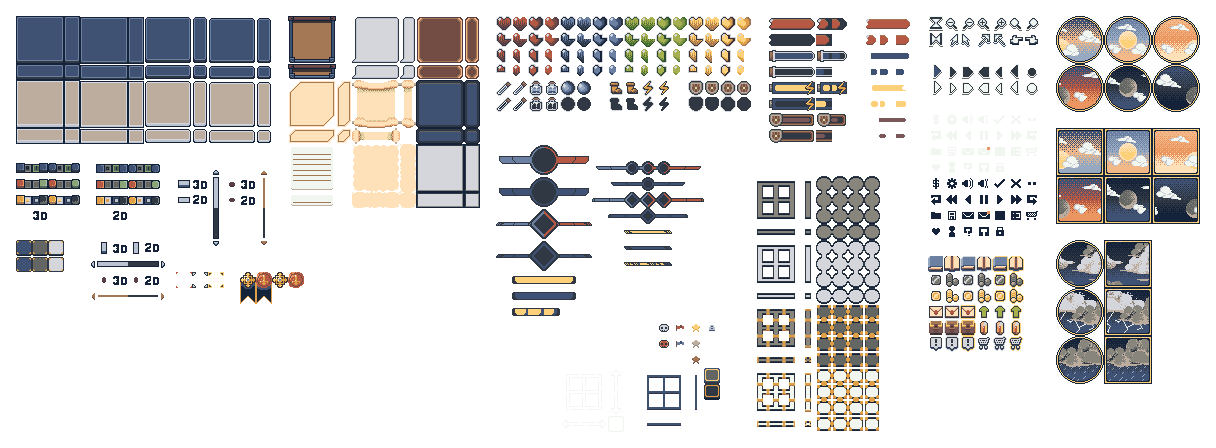
#> input picture assets/source/packs/dogobongocat_ui/UI.png, 1216 x 448 px, found by its file name
$ python prepare_pixel_ui.py
#> lines starting #> are read from the running program, lines starting #| are printed output that depends on the picture
"""M13 pixel UI: slice the Dogobongocat UI sheet (CC0, assets/source/packs/dogobongocat_ui/UI.png)
into the pieces in assets/game/ui/pixel/ that scripts/ui/ui_style.gd uses. Run from the repository root:
    python -I tools/prepare_pixel_ui.py
"""
import os
from PIL import Image

OUT = "assets/game/ui/pixel"
os.makedirs(OUT, exist_ok=True)
UI = Image.open("assets/source/packs/dogobongocat_ui/UI.png").convert("RGBA")
#> UI is the input picture: PIL image 1216x448 RGBA; mean R, G, B, A 40.8, 39.1, 38.3, 77.8
PIECES = {
    "panel_navy": (209, 18, 46, 45),
    "panel_navy_flat": (145, 17, 46, 46),
    "panel_paper": (209, 82, 46, 45),
    "plate_navy": (145, 65, 46, 14),
    "plate_paper": (145, 129, 46, 14),
    "slot": (16, 240, 16, 16),
    "slot_grey": (32, 240, 16, 16),
    "slot_light": (48, 240, 16, 16),
    "bar_red": (769, 18, 46, 12),
    "bar_red_empty": (769, 34, 46, 12),
    "bar_blue": (769, 50, 46, 12),
    "bar_blue_empty": (769, 66, 46, 12),
    "bar_thin_gold": (512, 276, 64, 8),
    "bar_thin_navy": (512, 292, 64, 8),
    "portrait_ring": (530, 145, 29, 30),
    "divider": (611, 177, 74, 14),
    "clock_dawn": (1056, 16, 48, 48),
    "clock_day": (1104, 16, 48, 48),
    "clock_dusk": (1152, 16, 48, 48),
    "clock_evening": (1056, 64, 48, 48),
    "clock_night": (1104, 64, 48, 48),
    "clock_midnight": (1152, 64, 48, 48),
}
for name, (x, y, w, h) in PIECES.items():
    UI.crop((x, y, x + w, y + h)).save(os.path.join(OUT, name + ".png"))
#> this loop made 22 passes
#> pass 1, `UI.crop((x, y, x + w, y + h)).save(os.path.join(OUT, name + ".png"))`:
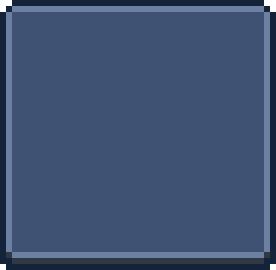
#> saved as panel_navy.png: PIL image 46x45 RGBA (shown 6 times larger); mean R, G, B, A 63.2, 80.9, 112.4, 254; transparent parts drawn white
#> pass 2, `UI.crop((x, y, x + w, y + h)).save(os.path.join(OUT, name + ".png"))`:
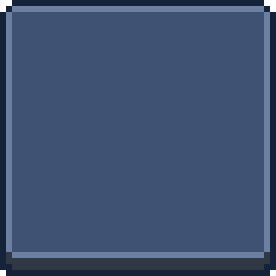
#> saved as panel_navy_flat.png: PIL image 46x46 RGBA (shown 6 times larger); mean R, G, B, A 62.8, 80.3, 111.4, 254; transparent parts drawn white
# A bright blue Magicules bar: the red bar with its reds swapped for blues (the pack's own blue
# bar is a dark navy that reads as empty).
SWAP = {(181, 89, 69): (79, 134, 198), (115, 76, 68): (52, 82, 130), (165, 120, 85): (128, 176, 224)}
red = Image.open(os.path.join(OUT, "bar_red.png")).convert("RGBA")
blue = red.copy()
pixels = blue.load()
for y in range(blue.height):
    for x in range(blue.width):
        r, g, b, a = pixels[x, y]
        if (r, g, b) in SWAP:
            pixels[x, y] = SWAP[(r, g, b)] + (a,)
blue.save(os.path.join(OUT, "bar_magic.png"))
print(len(PIECES) + 1, "pieces")

$ run again, with assets/source/packs/dogobongocat_ui/Book.png copied over assets/source/packs/dogobongocat_ui/UI.png
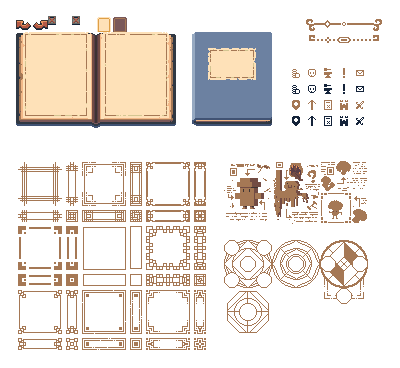
#> input picture assets/source/packs/dogobongocat_ui/Book.png, 400 x 368 px, found by its file name
#> UI is the input picture: PIL image 400x368 RGBA; mean R, G, B, A 45.8, 39.1, 33.2, 64.9
#> the loop `for name, (x, y, w, h) in PIECES.items():` made 22 passes
#> pass 1, `UI.crop((x, y, x + w, y + h)).save(os.path.join(OUT, name + ".png"))`:
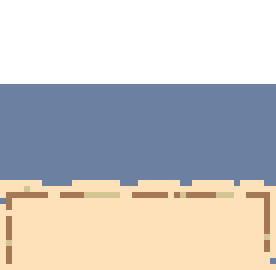
#> saved as panel_navy.png: PIL image 46x45 RGBA (shown 6 times larger); mean R, G, B, A 119.9, 117.8, 116.1, 175.7; transparent parts drawn white
#> pass 2, `UI.crop((x, y, x + w, y + h)).save(os.path.join(OUT, name + ".png"))`:
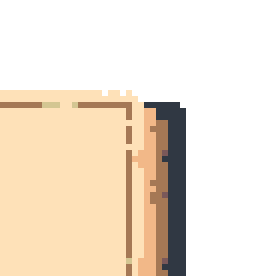
#> saved as panel_navy_flat.png: PIL image 46x46 RGBA (shown 6 times larger); mean R, G, B, A 99.1, 86.4, 70.7, 113.4; transparent parts drawn white

$ run again, with assets/source/packs/dogobongocat_ui/Interface.png copied over assets/source/packs/dogobongocat_ui/UI.png
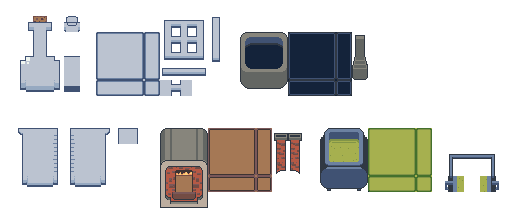
#> input picture assets/source/packs/dogobongocat_ui/Interface.png, 512 x 224 px, found by its file name
#> UI is the input picture: PIL image 512x224 RGBA; mean R, G, B, A 42.3, 42.9, 41.3, 84.3
#> the loop `for name, (x, y, w, h) in PIECES.items():` made 22 passes
#> pass 1, `UI.crop((x, y, x + w, y + h)).save(os.path.join(OUT, name + ".png"))`:
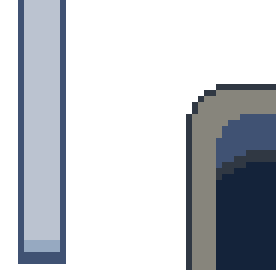
#> saved as panel_navy.png: PIL image 46x45 RGBA (shown 6 times larger); mean R, G, B, A 41, 44.8, 50.5, 99.2; transparent parts drawn white
#> pass 2, `UI.crop((x, y, x + w, y + h)).save(os.path.join(OUT, name + ".png"))`:
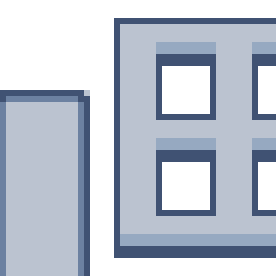
#> saved as panel_navy_flat.png: PIL image 46x46 RGBA (shown 6 times larger); mean R, G, B, A 99.3, 106.8, 119.2, 165; transparent parts drawn white
